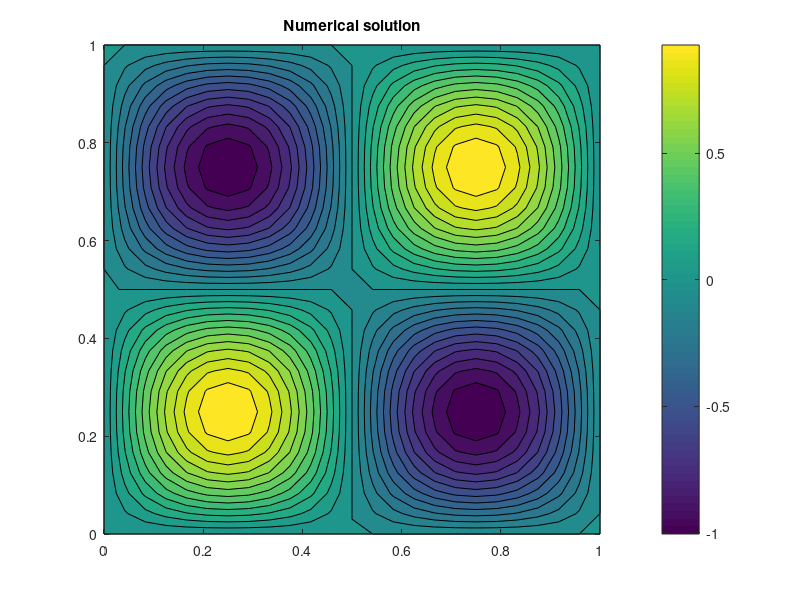
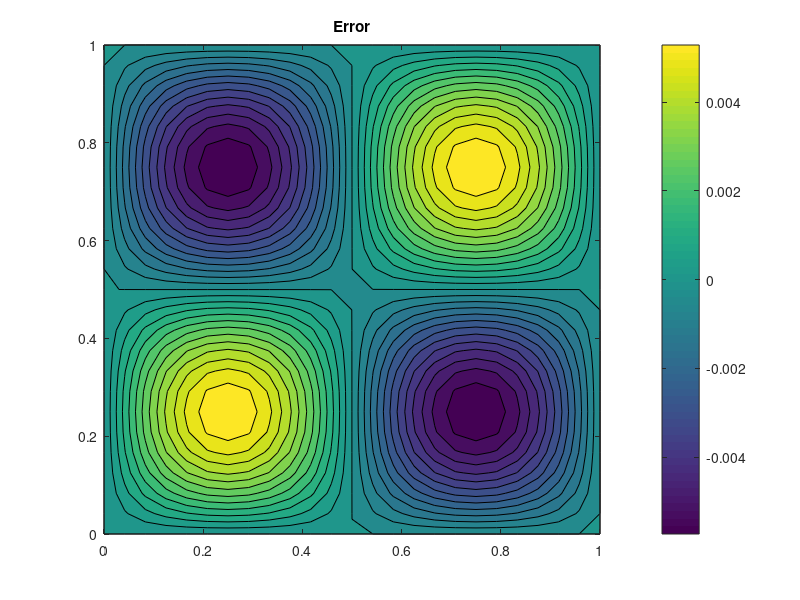

These charts were generated, in order, by the following MATLAB code:
% Solve 2-D poisson equation using Gauss-Seidel method
%  -Laplace(u) = f in [0,1]x[0,1]
%           u  = 0 on boundary
n=25;
xmin=0; xmax=1; ymin=xmin; ymax=xmax;
h = (xmax-xmin)/(n-1); TOL=1e-6; res=TOL+1; iter=0; omg = 2/(1+sin(pi*h));
x=linspace(xmin,xmax,n);
y=linspace(ymin,ymax,n);
[X,Y]=ndgrid(x,y);
f=2*(2*pi)^2*sin(2*pi*X).*sin(2*pi*Y);
u=zeros(n,n);
while res>TOL
   res = 0; iter=iter+1;
   for i=2:n-1
      for j=2:n-1
         uold = u(i,j);
         un   = 0.25*(u(i-1,j) + u(i+1,j) + u(i,j-1) + u(i,j+1)) + ...
                0.25*h^2*f(i,j);
         u(i,j) = uold + omg*(un - uold);
         res = res + (u(i,j) - uold)^2;
       end
   end
   res = sqrt(res / n^2);
   fprintf(1,'Iter=%d,  residue=%e\n',iter,res);
end
figure(1); contourf(X,Y,u,25); title('Numerical solution'); colorbar;
% Exact solution
ue=sin(2*pi*X).*sin(2*pi*Y);
figure(2); contourf(X,Y,u-ue,25); title('Error'); colorbar;
